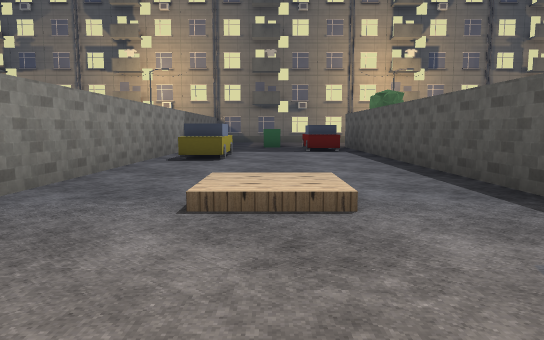
[1] (above)

24 first-person views from a walk through a level from a Godot 3-D game. The camera is 1.2 m above the floor, tilts 6° down and sees 70° across. The floor is counted in squares, 2 m on a side. Each view is taken from the middle of a square. On the plan, view 1 faces up. The plan holds only what a view shows up to about 11 squares ahead; the rest is blank. The place goes on beyond the plan. Some surface patterns are stand-ins.

[2]
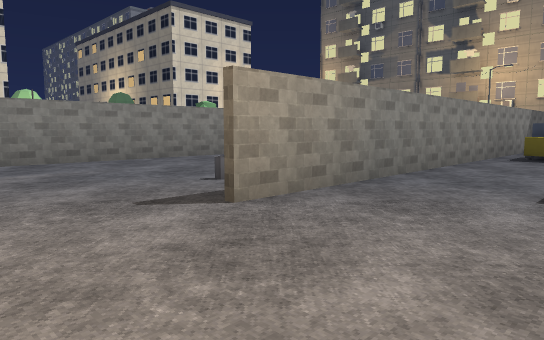

[3]
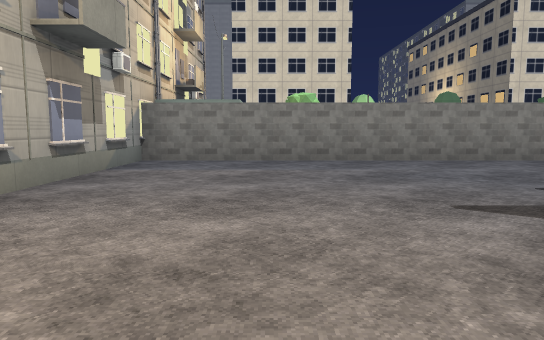

[4]
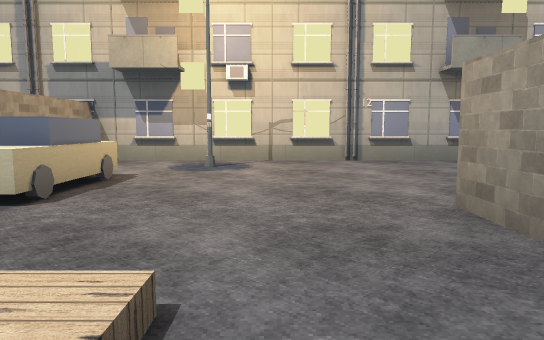

[5]
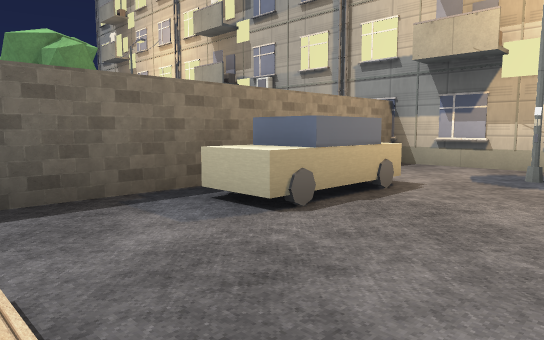

[6]
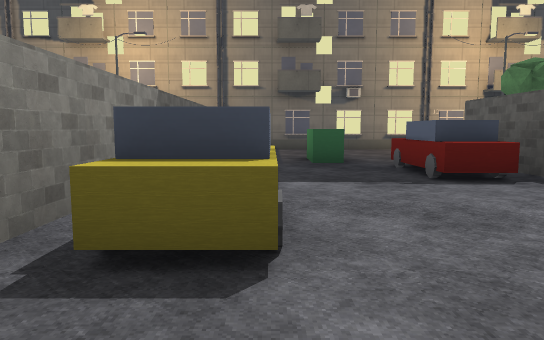

[7]
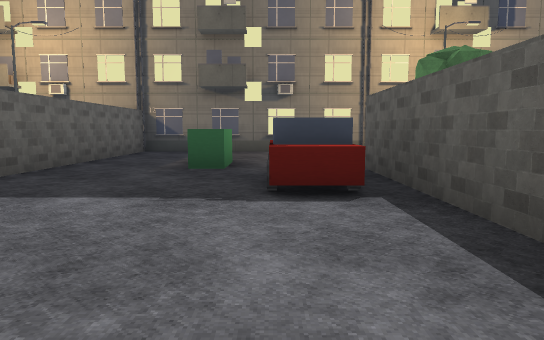

[8]
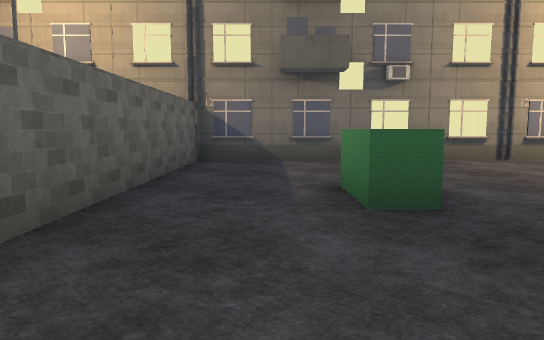

[9]
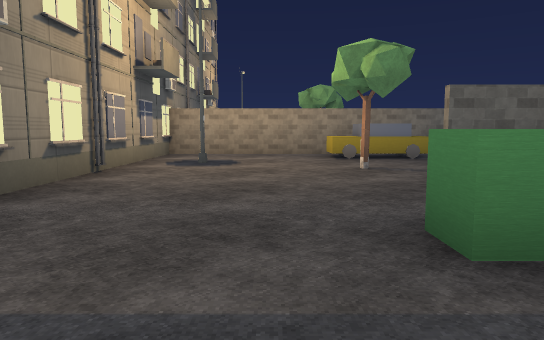

[10]
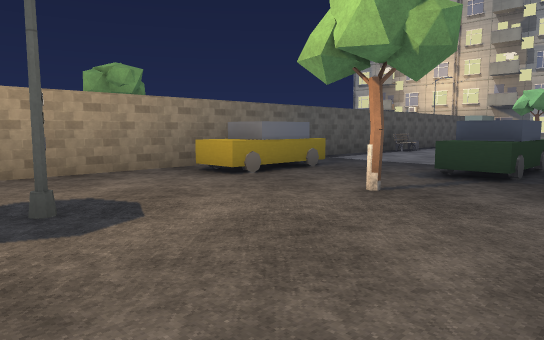

[11]
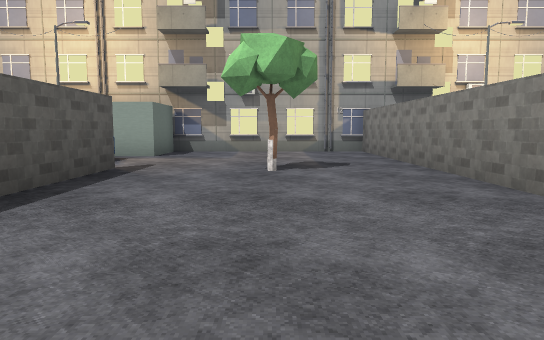

[12]
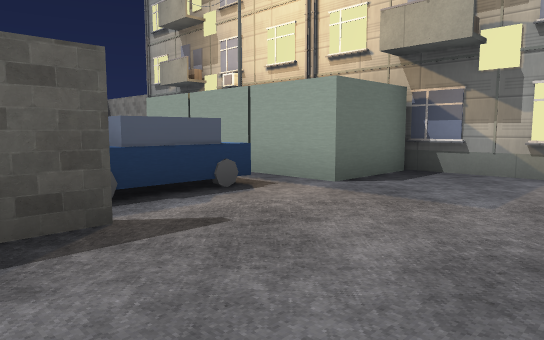

[13]
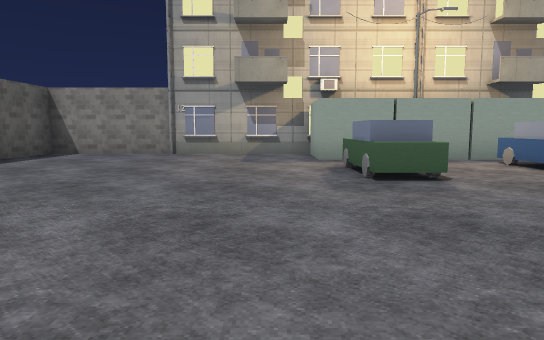

[14]
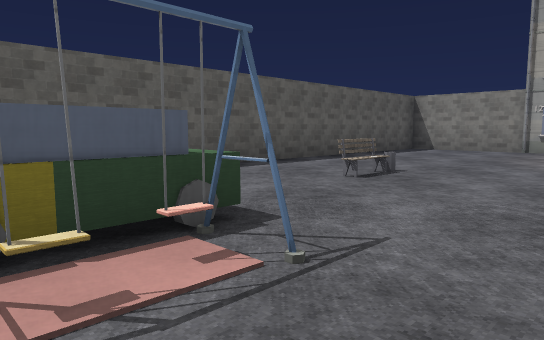

[15]
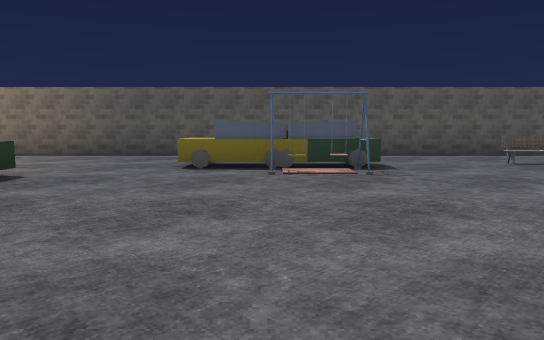

[16]
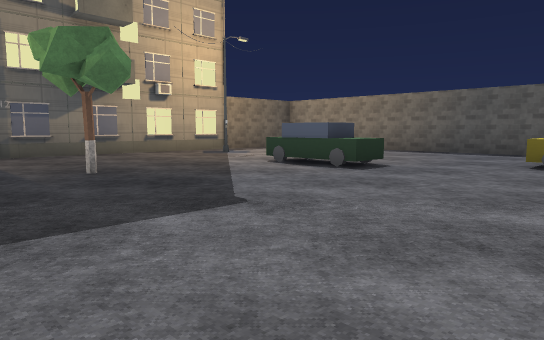

[17]
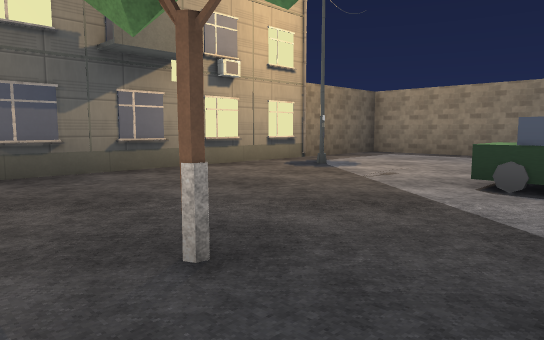

[18]
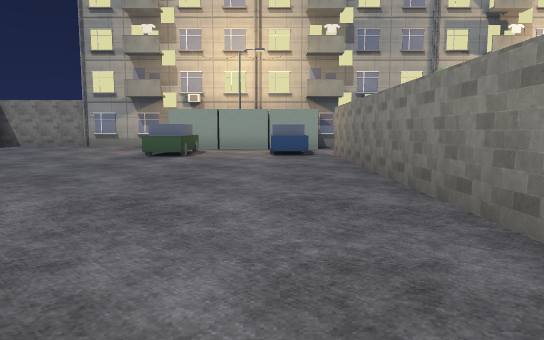

[19]
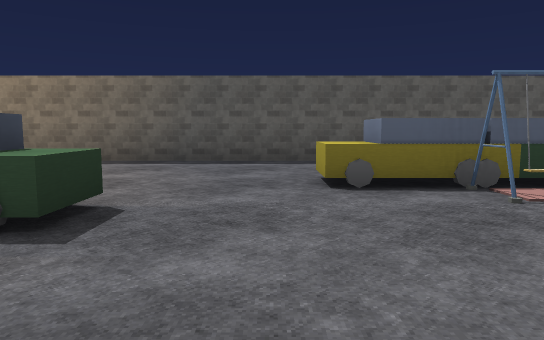

[20]
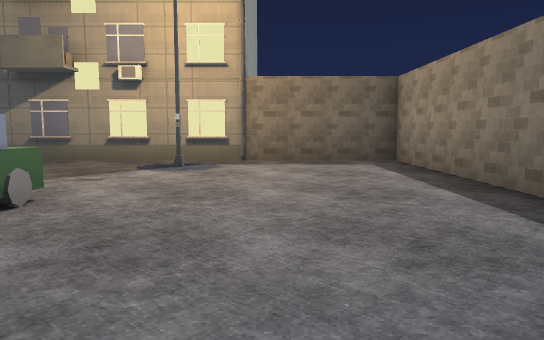

[21]
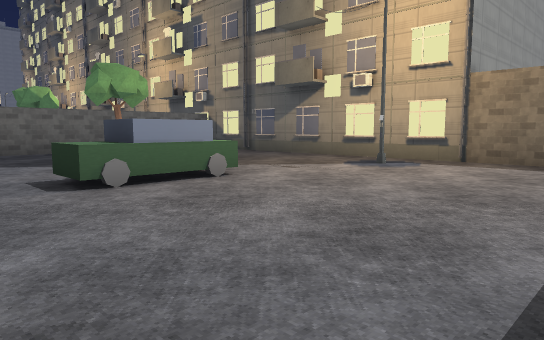

[22]
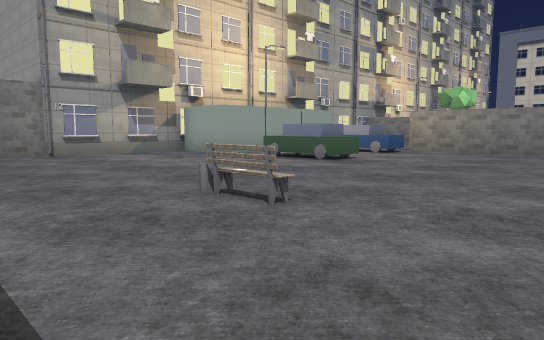

[23]
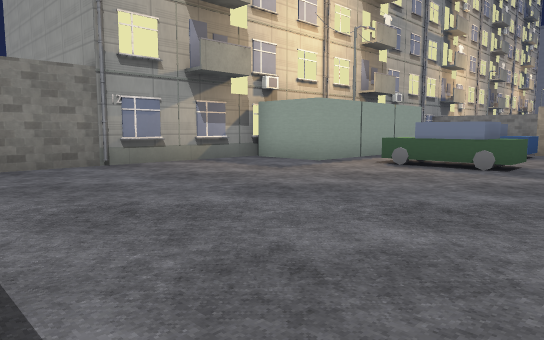

[24]
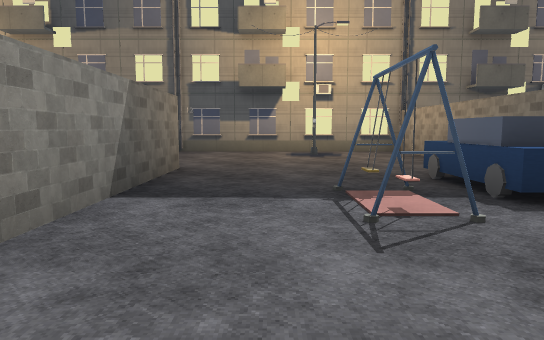

### Floor plan
Key: @ floor where view 1 was taken; # wall or solid block; . floor; / step, stairs or slope; C car; B bench; L block; T tower; R tree; O other object.
Columns run from 13 left of view 1 to 19 right of it. Each row starts with its distance up from view 1.
 20                              T
 19                             TT
 18 TTTTTTTTTTTTTTTTTTTTTTTTTTTTT####
 17      .....T.........T  .........#
 16      ...#.#.......#.# .....#....#
 15      .....#.........# ..........#
 14      .....#..L...R..C ..........#
 13       ....#..L.....CC..R...C....#
 12      #...CC...CC.C.CC......C....#
 11      #..#CC...CC.C..#...........#
 10      #..#CC....# C..#...........#
  9      #....#.C..#  ..#.......C...#
  8       ... #.C..#   .#.......C.  #
  7        .  #....#  ..O.......C.  #
  6           #....# ...#...........#
  5      O    #....#....#...........#
  4      #..  #../.#....#...........#
  3      #...B#../.#....#........B..#
  2      #....#....#....#...........#
  1      #....#...CC..R.#.C.C.......#
  0      #.......@CC......C.C.......#
 -1      #........CC................#
 -2     LL.......#.#.....LLLLL......#
 -3     LL.........#.....LLLLL......#
 -4   TTTTTTTTTTTTTTTTTTTTTTTTTTT####
 -5                             T
 -6                             T

Where each view was taken, in squares from view 1:
view 1: 0 up, 0 right, facing up
view 2: 1 down, 0 right, facing up-left
view 3: 1 down, 0 right, facing left
view 4: 4 up, 1 left, facing down
view 5: 3 up, 1 left, facing down-right
view 6: 6 up, 1 left, facing up
view 7: 7 up, 1 right, facing up
view 8: 10 up, 1 left, facing up
view 9: 15 up, 2 left, facing right
view 10: 17 up, 2 right, facing down-right
view 11: 7 up, 5 right, facing down
view 12: 2 up, 5 right, facing down-right
view 13: 6 up, 13 right, facing down
view 14: 8 up, 13 right, facing down-right
view 15: 8 up, 9 right, facing right
view 16: 8 up, 8 right, facing up-right
view 17: 12 up, 9 right, facing up-right
view 18: 10 up, 9 right, facing down
view 19: 10 up, 11 right, facing right
view 20: 10 up, 16 right, facing up
view 21: 10 up, 18 right, facing up-left
view 22: 6 up, 18 right, facing down-left
view 23: 3 up, 18 right, facing down-left
view 24: 7 up, 6 left, facing up
